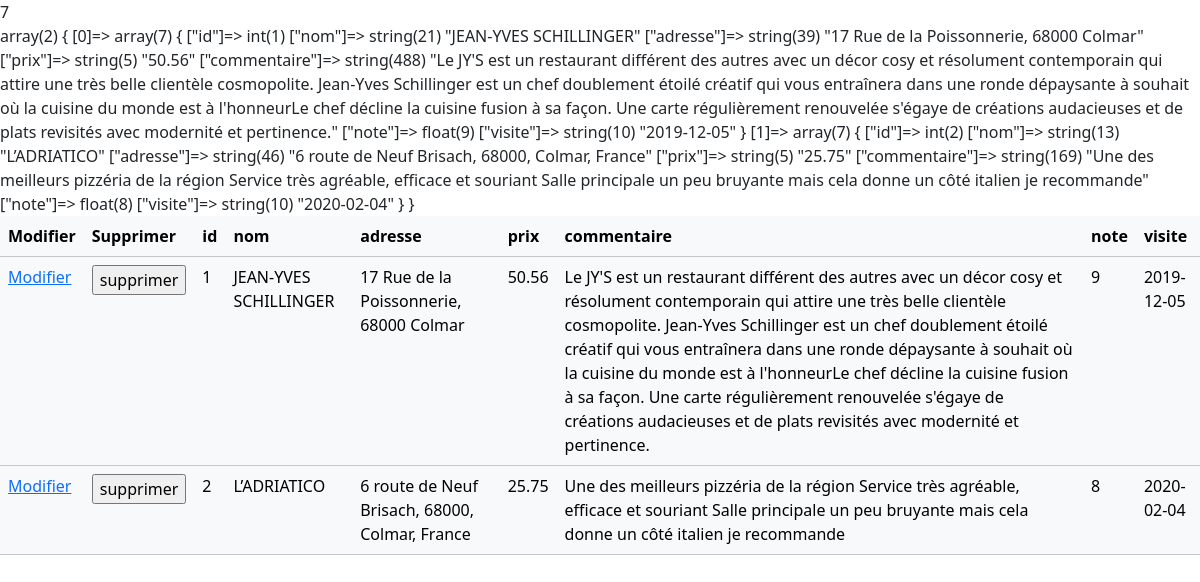
Page /RESTO/index.php on the committed database.
### tables this page shows
CREATE TABLE IF NOT EXISTS `restaurants` (
  `id` int NOT NULL AUTO_INCREMENT,
  `nom` varchar(100) NOT NULL,
  `adresse` varchar(250) NOT NULL,
  `prix` decimal(8,2) NOT NULL,
  `commentaire` mediumtext NOT NULL,
  `note` double NOT NULL,
  `visite` date NOT NULL,
  PRIMARY KEY (`id`),
  CONSTRAINT `ck_note` CHECK ((`note` between 0 and 10))
);

### RESTO/models/Connexion.php (called while the page is built, shortened)
<?php
class Connexion
{
    private static $connection = null;
    private static $host = 'localhost';
    private static $user = 'root';
    private static $pass = '';
    private static $base = "guide";
    static public  function getinstance()
    {
        if (is_null(self::$connection)) {
            try {
                self::$connection = new PDO(
                    'mysql:host=' . self::$host . ';dbname=' . self::$base,
                    self::$user,
                    self::$pass,
                    array(
                        PDO::ATTR_DEFAULT_FETCH_MODE => PDO::FETCH_ASSOC,
                        PDO::MYSQL_ATTR_INIT_COMMAND => "SET NAMES utf8"
                    )
                );
            }
            catch (PDOException $e) {
                die("Database connection failed" . $e->getMessage());
            }
        }
        return self::$connection;
    }
}

### RESTO/models/MyTable.php (the view, shortened to what this page needs)
<?php
require "Connexion.php";
class MyTable
{
    private PDO $connexion;
    private string $table;
    public function __construct(string $_table)
    {
        $this->table = $_table;
        $this->connexion = Connexion::getinstance();
    }
    public function readTable(): array
    {
        $requete = "SELECT * from " . $this->table;
        $state = $this->connexion->prepare($requete);
        $state->execute();
        $this->tabNomCol = $this->getFieldsNames();
        $data = $state->fetchAll();
        array_unshift($data, $this->tabNomCol);
        return $data;
    }
    private function getFieldsNames(): array
    {
        $fieldsNames = array();
        $requete = "SELECT * from " . $this->table;
        $state = $this->connexion->prepare($requete);
        $state->execute();
        $this->nbCol = $state->columnCount();
        echo $this->nbCol . "<br/>";
        for ($i = 0; $i < $this->nbCol; $i++) {
            $resultat = $state->getColumnMeta($i);
            array_push($fieldsNames, $resultat['name']);
        }
        return $fieldsNames;
    }
    public function rendreHTML(): string
    {
        $requete = "SELECT * from " . $this->table;
        $state = $this->connexion->prepare($requete);
        $state->execute();
        $myArray = $state->fetchAll();
        var_dump($myArray);
        $myString = "<table class='table table-light table-hover'>
                    <thead><tr>";
        $myString .= "<th>Modifier</th><th>Supprimer</th>";
        foreach ($myArray[0] as $key => $value) {
            $myString .= "<th>  $key </th>";
        }
        $myString .= "</tr></thead><tbody>";
        for ($i = 0; $i < count($myArray); $i++) {
            $myString .=
                "<tr><td>
                    <a href='detail.php?id=" . $myArray[$i]['id'] . "' target='_blank' >Modifier</a>
                </td>";
            $myString .= "<td>
                            <form action='" . $_SERVER['PHP_SELF'] . "' method='POST'>
                                <input type='hidden' name='suppr' value='" . $myArray[$i]['id'] . "'>
                                <input type='submit' value='supprimer' >
                            </form></td>";
            foreach ($myArray[$i] as $key => $value) {
                $myString .= "<td>" . $value . "</td>";
            }
            $myString .= "</tr>";
        }
        $myString .= "</tbody></table>";
        return $myString;
    }
}

### RESTO/index.php (shortened to what this page needs)
<!DOCTYPE html>
<html lang="FR-FR">
<head>
    <link href="https://cdn.jsdelivr.net/npm/bootstrap@5.3.2/dist/css/bootstrap.min.css" rel="stylesheet">
</head>
<body>
    <?php
    require './models/MyTable.php';
    $maTable = new MyTable("restaurants");
    $mesDonnees = $maTable->readTable();
    $myData = $maTable->rendreHTML();
    echo $myData;
    ?>
</body>
</html>

### rows in the picture
restaurants: id "1", nom "JEAN-YVES SCHILLINGER", adresse "17 Rue de la Poissonnerie, 68000 Colmar", prix "50.56", commentaire "Le JY'S est un restaurant différent des autres avec un décor cosy et résolument contemporain qui attire une très belle clientèle cosmopolite. Jean-Yves Schillinger est un chef doublement étoilé créatif qui vous entraînera dans une ronde dépaysante à souhait où la cuisine du monde est à l'honneurLe chef décline la cuisine fusion à sa façon. Une carte régulièrement renouvelée s'égaye de créations audacieuses et de plats revisités avec modernité et pertinence.", note "9", visite "2019-12-05"
restaurants: id "2", nom "L’ADRIATICO", adresse "6 route de Neuf Brisach, 68000, Colmar, France", prix "25.75", commentaire "Une des meilleurs pizzéria de la région Service très agréable, efficace et souriant Salle principale un peu bruyante mais cela donne un côté italien je recommande", note "8", visite "2020-02-04"

### other values in the picture
$this->nbCol "7"
$key "id"
$key "nom"
$key "adresse"
$key "prix"
$key "commentaire"
$key "note"
$key "visite"
